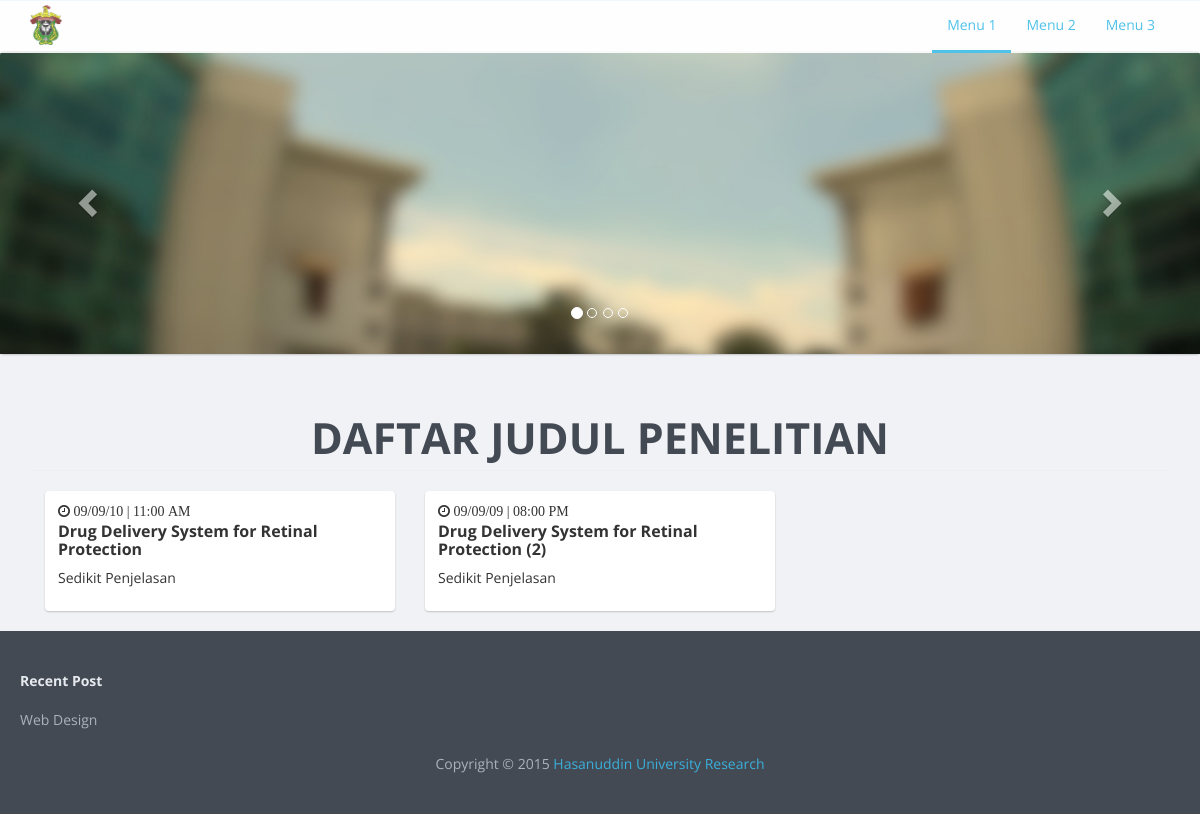
/index_list.php?kode=1, run on the app's committed database.
### tables this page shows
CREATE TABLE IF NOT EXISTS `jurnal` (
  `id_jurnal` int(100) NOT NULL AUTO_INCREMENT,
  `id_dosen` varchar(255) NOT NULL,
  `Judul` varchar(255) NOT NULL,
  `feature` longtext NOT NULL,
  `target` longtext NOT NULL,
  `gambar` varchar(255) NOT NULL,
  `reInf` mediumtext NOT NULL,
  `Keywords` varchar(255) NOT NULL,
  `Kategori` int(100) NOT NULL,
  `time` varchar(255) NOT NULL,
  PRIMARY KEY (`id_jurnal`)
);

### index_list.php (the view, shortened to what this page needs)
<html>
	<head>
		<link rel="stylesheet" href="css/site.min.css">
		<link href="font-awesome/css/font-awesome.min.css" rel="stylesheet" type="text/css">
	</head>
	<body style="background-color: #f1f2f6;">
		<?php include('index_menu.php'); ?>
		<?php include('index_slider.php'); ?>
		<div class='container'>
			<div class='row'>
				<div class='col-md-12' align=center>
					<div>
						<h2 class='page-header'>DAFTAR JUDUL PENELITIAN</h2>
						<?php
							include('connect_db.php');
							$sql = 'SELECT * FROM Jurnal WHERE kategori='.$_GET['kode'];
							$result = $conn->query($sql);
							while($row = $result->fetch_assoc()) {
							?>
								<a href="index_jurnal.php?id=<?php echo $row['id_jurnal'];?>">
								<div class="col-lg-4 col-sm-6">
									<div class="thumbnail">
										<div class="caption text-left">
											<i class="fa fa-clock-o"> <?php echo $row['time']; ?> </i>
											<h3> <p> <?php echo $row['Judul']; ?></p> </h3>
											<p>Sedikit Penjelasan</p>
										</div>
									</div>
								</div>
								</a>
							<?php
							}
						?>
					</div>
				</div>
			</div>
		</div>
		<div class="footer">
			<div class="clearfix">
				<dl class="footer-nav">
					<dt class="nav-title">Recent Post</dt>
					<dd class="nav-item"><a href="#">Web Design</a></dd>
				</dl>
			</div>
		<div class="footer-copyright text-center">Copyright &copy; 2015 <a href='index.php'> Hasanuddin University Research </a> </div>
		</div>
	</body>
 </html>

### data on the page
jurnal: time "09/09/10 | 11:00 AM", Judul "Drug Delivery System for Retinal Protection"
jurnal: time "09/09/09 | 08:00 PM", Judul "Drug Delivery System for Retinal Protection (2)"
